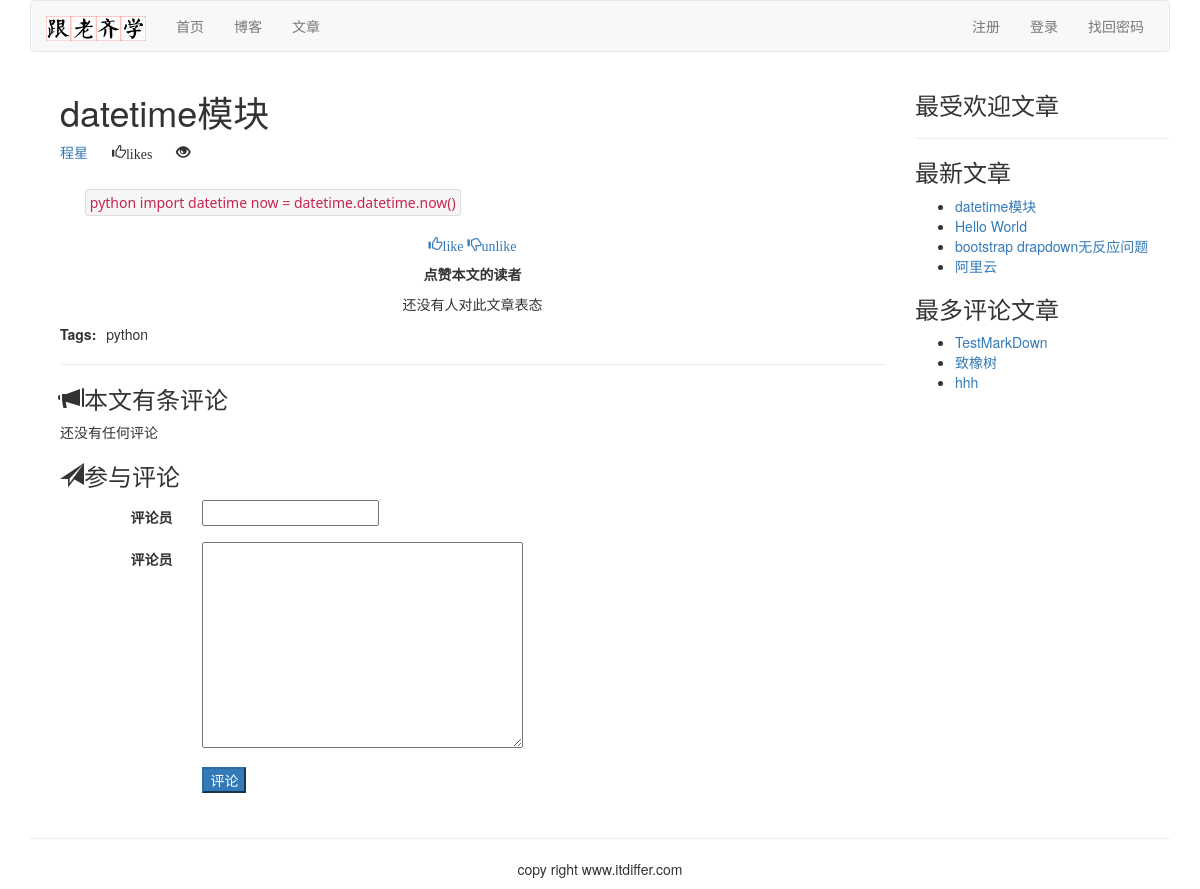
/article/list-article-detail/14/datetimeMo-Kuai/, run on the app's committed database.
### article/models.py (models this page shows, shortened)
class ArticlePost(models.Model):
    author = models.ForeignKey(User, related_name="article", on_delete=models.CASCADE)
    title = models.CharField(max_length=200)
    slug = models.SlugField(max_length=500)
    column = models.ForeignKey(ArticleColumn, related_name='article_column', on_delete=models.CASCADE)
    body = models.TextField()
    created = models.DateTimeField(default=timezone.now)
    updated = models.DateTimeField(auto_now=True)
    users_like = models.ManyToManyField(User, related_name='articles_like', blank=True)
    article_tag = models.ManyToManyField(ArticleTag, related_name='article_tag', blank=True)
    class Meta:
        ordering = ('-created',)
        index_together = (('id', 'slug'),)
    def get_url_path(self):
        return reverse('article:list_article_detail', args=[self.id, self.slug])

class ArticleTag(models.Model):
    author = models.ForeignKey(User, related_name="tag", on_delete=models.CASCADE)
    tag = models.CharField(max_length=500)
    def __str__(self):
        return self.tag

### article/list_views.py (the view)
# urls.py: re_path(r'^article-detail/(?P<id>\d+)/(?P<slug>[-\w]+)/$', views.article_detail, name='article_detail'),
def article_detail(request, id, slug):
    article = get_object_or_404(ArticlePost, id=id, slug=slug)
    total_views = r.incr("article:{}:views".format(article.id))
    r.zincrby('article_ranking', 1, article.id)  # zincrby(name, amount=1, value)
    article_ranking = r.zrange('article_ranking', 0, -1, desc=True)[:10]
    article_ranking_ids = [int(id) for id in article_ranking]
    most_viewed = list(ArticlePost.objects.filter(id__in=article_ranking_ids))
    most_viewed.sort(key=lambda x: article_ranking_ids.index(x.id))
    if request.method == "POST":
        comment_form = CommentsForm(data=request.POST)
        if comment_form.is_valid():
            new_comment = comment_form.save(commit=False)
            new_comment.article = article
            new_comment.save()
    else:
        comment_form = CommentsForm()
    return render(request, 'article/list/article_detail.html', {'article': article, 'total_views': total_views, 'most_viewed':most_viewed, 'comment_form':comment_form})

### article/forms.py
class CommentsForm(forms.ModelForm):
    class Meta:
        model = Comments
        fields = ('commentator', 'body',)

### article/templatetags/article_tags.py (called while the page is built)
@register.inclusion_tag('article/list/latest_articles.html')
def latest_articles(n=5):
    latest_articles = ArticlePost.objects.order_by("-created")[:n]
    return {"latest_articles": latest_articles}

@register.simple_tag
def most_commented_articles(n=3):
    return ArticlePost.objects.annotate(total_comments=Count('comments')).order_by("-total_comments")[:n]

@register.filter(name='markdown')
def markdown_filter(text):
    return mark_safe(markdown.markdown(text))

### templates/article/list/article_detail.html (shortened to what this page needs)
{% extends "base.html" %}
{% load static %}
{% load article_tags %}
{% block content %}
<div class="container">
<div class="col-md-9">
{% with total_likes=article.users_like.count users_like=article.users_like.all %}
<div>
    <header>
        <h1>{{ article.title }}</h1>
        <p>
            <a href="{% url 'article:author_articles' article.author.username %}">
                {{ article.author.username }}
            </a>
            <span style="margin-left: 20px" class="glyphicon glyphicon-thumbs-up">{{ total_like }}like{{ total_likes | pluralize }}</span>
            <span style="margin-left: 20px" class="glyphicon glyphicon-eye-open">{{ total_views }}</span>
        </p>
    </header>
    <link rel="stylesheet" href="{% static 'editor/css/editormd.preview.css' %}" />
    <div id='editormd-view'>
        {{ article.body | markdown}}
    </div>
    <div>
        <p class="text-center">
            <a onclick="like_article({{ article.id }}, 'like')" href="#">
                <span class="glyphicon glyphicon-thumbs-up">like</span>
            </a>
            <a onclick="like_article({{ article.id }}, 'unlike')" href="#">
                <span class="glyphicon glyphicon-thumbs-down">unlike</span>
            </a>
        </p>
    </div>
    <div>
        <p class="text-center"><strong>点赞本文的读者</strong></p>
        {% for user in article.users_like.all %}
            <p class="text-center">{{ user.username }}</p>
            {% empty %}
            <p class="text-center">还没有人对此文章表态</p>
        {% endfor %}
    </div>
    <p><span style="margin-right: 10px"><strong>Tags:</strong></span>{{ article.article_tag.all | join:', ' }}</p>
    <hr>
    <div>
        <h3><span class="glyphicon glyphicon-bullhorn"></span>本文有{{ comments.count }}条评论</h3>
        {% for comment in article.comments.all %}
            <div>
                <p><strong>{{ comment.commentator }}</strong>说：</p>
                <p style="margin-left: 40px">{{ comment.body }}</p>
            </div>
            {% empty %}
            <p>还没有任何评论</p>
        {% endfor %}
        <h3><span class="glyphicon glyphicon-send"></span>参与评论</h3>
        <form action="." method="post" class="form-horizontal" role="form">{% csrf_token %}
        <div class="form-group">
            <label for="inputEmail3" class="col-sm-2 control-label">评论员</label>
            <div class="col-sm-10">
                {{ comment_form.commentator }}
            </div>
        </div>
        <div class="form-group">
            <label for="inputEmail3" class="col-sm-2 control-label">评论员</label>
            <div class="col-sm-10">
                {{ comment_form.body }}
            </div>
        </div>
        <div class="form-group">
            <div class="col-sm-offset-2 col-sm-10">
                <p><input type="submit" name="" value="评论" class="btn-primary"></p>
            </div>
        </div>
        </form>
    </div>
</div>
{% endwith %}
</div>
<div class="col-md-3">
    <p class="text-center"><h3>最受欢迎文章</h3></p>
    <hr>
    <p class="text-center"><h3>最新文章</h3></p>
    {% latest_articles 4 %}
    <p class="text-center"><h3>最多评论文章</h3></p>
    {% most_commented_articles as most_commented %}
    <ul>
        {% for comment_article in most_commented %}
            <li>
            <a href="{{ comment_article.get_url_path }}">{{ comment_article.title }}</a>
            </li>
        {% endfor %}
    </ul>
</div>
</div>
{% endblock %}

### templates/article/list/latest_articles.html
<ul>
    {% for article in latest_articles %}
    <li>
        <a href="{{ article.get_url_path }}">{{ article.title }}</a>
    </li>
    {% endfor %}
</ul>

### static/editor/css/editormd.preview.css (style rules this page uses)
.markdown-body { -ms-text-size-adjust: 100%; -webkit-text-size-adjust: 100%; color: #333; overflow: hidden; font-family: "Microsoft YaHei", Helvetica, "Meiryo UI", "Malgun Gothic", "Segoe UI", "Trebuchet MS", "Monaco", monospace, Tahoma, STXihei, "华文细黑", STHeiti, "Helvetica Neue", "Droid Sans", "wenquanyi micro hei", FreeSans, Arimo, Arial, SimSun, "宋体", Heiti, "黑体", sans-serif; font-size: 16px; line-height: 1.6; word-wrap: break-word; }
.markdown-body code, .markdown-body kbd, .markdown-body pre { font-family: "Meiryo UI", "YaHei Consolas Hybrid", Consolas, "Malgun Gothic", "Segoe UI", "Trebuchet MS", Helvetica, monospace, monospace; font-size: 1em; }
.markdown-body * { -moz-box-sizing: border-box; box-sizing: border-box; }
.markdown-body code { font-family: Consolas, "Liberation Mono", Menlo, Courier, monospace; font-size: 12px; }
.markdown-body > *:first-child { margin-top: 0 !important; }
.markdown-body > *:last-child { margin-bottom: 0 !important; }
.markdown-body p, .markdown-body blockquote, .markdown-body ul, .markdown-body ol, .markdown-body dl, .markdown-body table, .markdown-body pre { margin-top: 0; margin-bottom: 16px; }
.markdown-body code { padding: 0; padding-top: 0.2em; padding-bottom: 0.2em; margin: 0; font-size: 85%; background-color: rgba(0, 0, 0, 0.04); border-radius: 3px; }
.markdown-body code:before, .markdown-body code:after { letter-spacing: -0.2em; content: "\00a0"; }
.editormd-preview-container, .editormd-html-preview { text-align: left; font-size: 14px; line-height: 1.6; padding: 20px; overflow: auto; width: 100%; background-color: #fff; }
.editormd-preview-container p code, .editormd-html-preview p code { margin-left: 5px; margin-right: 4px; }
.editormd-preview-container code, .editormd-html-preview code { border: 1px solid #ddd; background: #f6f6f6; padding: 3px; border-radius: 3px; font-size: 14px; }
.editormd-preview-container pre, .editormd-preview-container code, .editormd-preview-container kbd, .editormd-html-preview pre, .editormd-html-preview code, .editormd-html-preview kbd { font-family: "YaHei Consolas Hybrid", Consolas, "Meiryo UI", "Malgun Gothic", "Segoe UI", "Trebuchet MS", Helvetica, monospace, monospace; }

### data on the page
ArticlePost: title "datetime模块", author.username "程星", body "python import datetime now = datetime.datetime.now()", article_tag.all "python"
ArticlePost: title "Hello World"
ArticlePost: title "bootstrap drapdown无反应问题"
ArticlePost: title "阿里云"
ArticlePost: title "TestMarkDown"
ArticlePost: title "致橡树"
ArticlePost: title "hhh"

### other printed values
{{ total_likes | pluralize }} "s"
